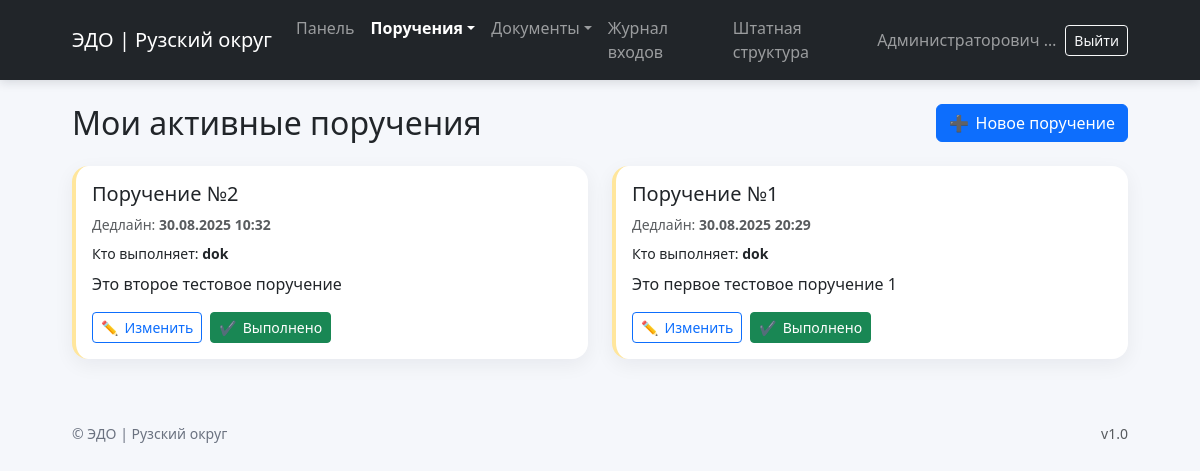
/tasks/ (signed in), run on an earlier commit of the app's database.
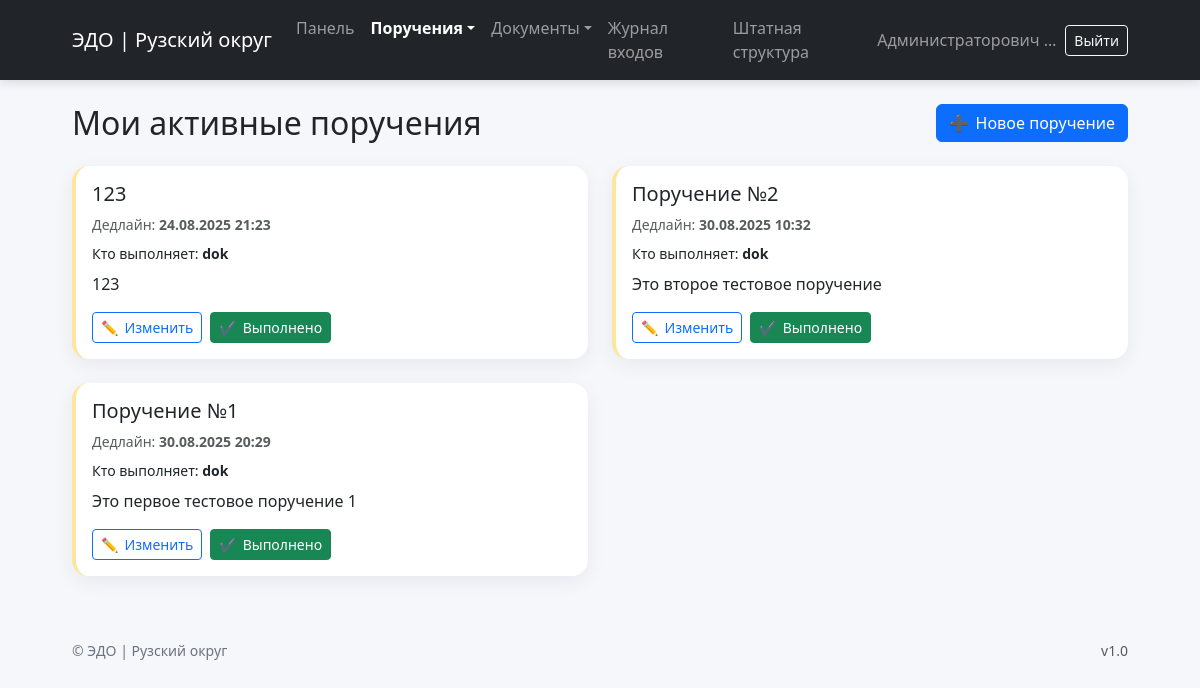
And on a later commit of the database.
### users/models.py (models this page shows, shortened)
class Task(models.Model):
    title = models.CharField("Название поручения", max_length=255)
    description = models.TextField("Описание", blank=True)
    creator = models.ForeignKey(User, on_delete=models.CASCADE, related_name="created_tasks")
    executor = models.ForeignKey(User, on_delete=models.CASCADE, related_name="assigned_tasks")
    department = models.ForeignKey(Department, on_delete=models.CASCADE, blank=True, null=True)
    deadline = models.DateTimeField("Дедлайн")
    created_at = models.DateTimeField(auto_now_add=True)
    is_completed = models.BooleanField(default=False)

### users/views.py (the view)
# urls.py: path('tasks/', task_list, name='task_list'),
@login_required
def task_list(request):
    tasks = Task.objects.filter(executor=request.user, is_completed=False, deadline__gte=timezone.now()).order_by('deadline')
    return render(request, 'users/task_list.html', {'tasks': tasks})

### templates/users/task_list.html (shortened to what this page needs)
{% extends 'base.html' %}
{% block content %}
<div class="d-flex justify-content-between align-items-center mb-4">
  <h2 class="mb-0">Мои активные поручения</h2>
  {% if not request.user.groups.all.0.name == 'Сотрудник' %}
  <a href="{% url 'create_task' %}" class="btn btn-primary btn-icon">➕ <span>Новое поручение</span></a>
  {% endif %}
</div>
{% if tasks %}
  <div class="row row-cols-1 row-cols-md-2 g-4">
    {% for task in tasks %}
    <div class="col">
      <div class="card h-100 border-start border-4 border-warning-subtle">
        <div class="card-body d-flex flex-column">
          <h5 class="card-title">{{ task.title }}</h5>
          <div class="small text-muted mb-2">Дедлайн: <strong>{{ task.deadline|date:"d.m.Y H:i" }}</strong></div>
          <div class="small mb-2">Кто выполняет: <strong>{{ task.executor }}</strong></div>
          <p class="card-text flex-grow-1">{{ task.description }}</p>
          <div class="d-flex gap-2">
            {% if not request.user.groups.all.0.name == 'Сотрудник' %}
            <a href="{% url 'edit_task' task.id %}" class="btn btn-sm btn-outline-primary btn-icon">✏ <span>Изменить</span></a>
            <a href="{% url 'complete_task' task.id %}" class="btn btn-sm btn-success btn-icon" onclick="return confirm('Отметить как выполнено?')">✔ <span>Выполнено</span></a>
            {% endif %}
          </div>
        </div>
      </div>
    </div>
    {% endfor %}
  </div>
{% else %}
  <div class="alert alert-info">Нет активных поручений</div>
{% endif %}
{% endblock %}

What changed in the data, as far as the page shows it:
added Task: title "123", deadline "24.08.2025 21:23", executor "dok", description "123"
